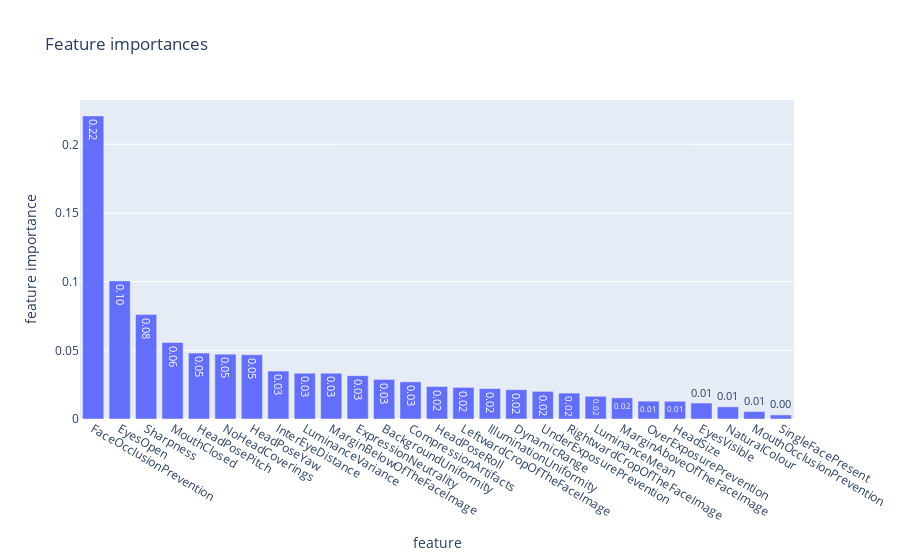

The code cell stored with this chart in its notebook:
### Code cell
plot_feature_importance(rfr_cv.best_estimator_, without_uqs.columns)

### Figure 1 — Plotly figure (JSON) as saved in the notebook; plotly's stock layout.template omitted (floating-point values rounded to 4 significant figures)
{"data": [{"alignmentgroup": "True", "hovertemplate": "variable=feature_importance<br>feature=%{x}<br>feature importance=%{y}<extra></extra>", "legendgroup": "feature_importance", "marker": {"color": "#636efa", "pattern": {"shape": ""}}, "name": "feature_importance", "offsetgroup": "feature_importance", "orientation": "v", "showlegend": true, "textposition": "auto", "texttemplate": "%{y:.2f}", "type": "bar", "x": ["FaceOcclusionPrevention", "EyesOpen", "Sharpness", "MouthClosed", "HeadPosePitch", "NoHeadCoverings", "HeadPoseYaw", "InterEyeDistance", "LuminanceVariance", "MarginBelowOfTheFaceImage", "ExpressionNeutrality", "BackgroundUniformity", "CompressionArtifacts", "HeadPoseRoll", "LeftwardCropOfTheFaceImage", "IlluminationUniformity", "DynamicRange", "UnderExposurePrevention", "RightwardCropOfTheFaceImage", "LuminanceMean", "MarginAboveOfTheFaceImage", "OverExposurePrevention", "HeadSize", "EyesVisible", "NaturalColour", "MouthOcclusionPrevention", "SingleFacePresent"], "xaxis": "x", "y": [0.2206, 0.1005, 0.07617, 0.05572, 0.04797, 0.04723, 0.04678, 0.03489, 0.03337, 0.03335, 0.03158, 0.02882, 0.02707, 0.02365, 0.02302, 0.02219, 0.02136, 0.02011, 0.01886, 0.01653, 0.01541, 0.01298, 0.01291, 0.01162, 0.008819, 0.00544, 0.002958], "yaxis": "y"}], "layout": {"barmode": "relative", "legend": {"title": {"text": "variable"}, "tracegroupgap": 0}, "showlegend": false, "title": {"text": "Feature importances"}, "xaxis": {"anchor": "y", "domain": [0, 1], "title": {"text": "feature"}}, "yaxis": {"anchor": "x", "domain": [0, 1], "title": {"text": "feature importance"}}}}
